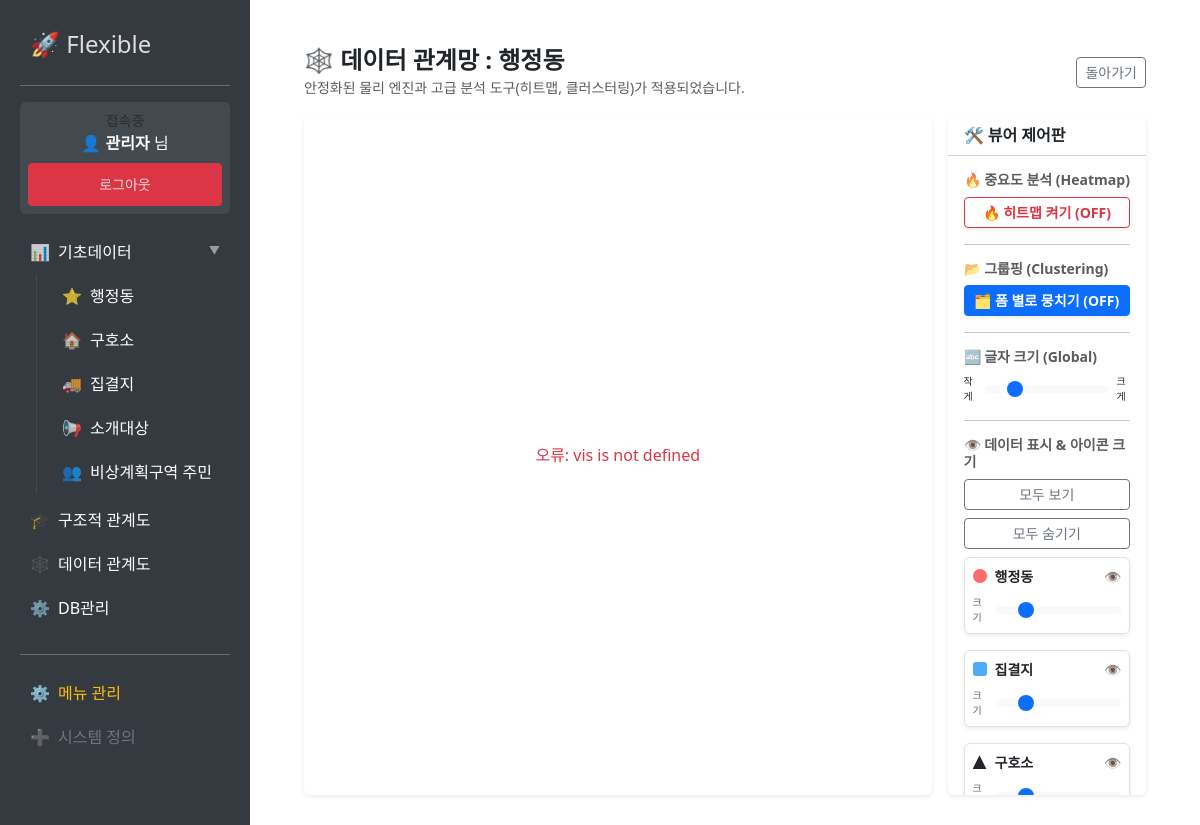
The app's page /list/network/1 (signed in) with its own data.
### tables this page shows
CREATE TABLE users (id TEXT PRIMARY KEY, password TEXT, name TEXT, is_admin INTEGER DEFAULT 0);

CREATE TABLE "menus" (
                id INTEGER PRIMARY KEY AUTOINCREMENT,
                title TEXT NOT NULL,
                type TEXT DEFAULT 'form',   -- 'form' | 'system'
                url TEXT,                   -- 링크 주소 (이제 이것만 씁니다!)
                icon TEXT,                  -- 아이콘
                parent_id INTEGER,
                sort_order INTEGER DEFAULT 99
            , allowed_users TEXT DEFAULT "");

CREATE TABLE "forms" (
                id INTEGER PRIMARY KEY AUTOINCREMENT,
                title TEXT NOT NULL,
                schema_json TEXT
            , view_type TEXT DEFAULT "list", page_limit INTEGER DEFAULT 10, access_create TEXT DEFAULT "", access_update TEXT DEFAULT "", access_delete TEXT DEFAULT "", category TEXT DEFAULT "general");

### app.py (the view)
@app.route('/list/network/<int:form_id>')
@login_required
def list_network(form_id):
    db = get_db()
    target_form = db.execute('SELECT * FROM forms WHERE id = ?', (form_id,)).fetchone()
    if not target_form: return "폼 없음", 404
    all_forms = db.execute('SELECT id, title, schema_json, category FROM forms').fetchall()
    form_map = {f['id']: {'title': f['title'], 'schema': safe_json_loads(f['schema_json']), 'category': f['category']} for f in all_forms}
    primary_rows = db.execute('SELECT id, form_id, data_json FROM entries WHERE form_id = ?', (form_id,)).fetchall()
    nodes, links = [], []
    added_node_ids = set()
    primary_ids = set()
    def get_summary(f_id, data_dict):
        if not data_dict: return ""
        schema = form_map[f_id]['schema']
        summary_lines = []
        count = 0
        for field in schema:
            key = field['key']
            if field['type'] == 'file': continue
            val = data_dict.get(key)
            if not val: continue
            display_val = val
            if field['type'] == 'relation':
                display_val = _resolve_relation_labels(db, val)
            summary_lines.append(f"<span class='text-muted small'>{field['label']}:</span> <strong>{display_val}</strong>")
            count += 1
            if count >= 4: break # 최대 4개 필드까지만 표시
        return "<br>".join(summary_lines)
    def add_node(entry_id, f_id, label, is_primary=False, data_dict=None):
        if entry_id not in added_node_ids:
            summary = get_summary(f_id, data_dict) if data_dict else ""
            nodes.append({
                "id": entry_id,
                "label": label,
                "group": f_id,
                "form_title": form_map[f_id]['title'],
                "is_primary": is_primary,
                "attributes": summary # [NEW] 팝업용 속성 정보
            })
            added_node_ids.add(entry_id)
    for row in primary_rows:
        d = safe_json_loads(row['data_json'])
        lbl = list(d.values())[0] if d else f"ID:{row['id']}"
        add_node(row['id'], form_id, lbl, is_primary=True, data_dict=d)
        primary_ids.add(row['id'])
    all_entries = db.execute('SELECT id, form_id, data_json FROM entries').fetchall()
    for row in all_entries:
        curr_id = row['id']
        curr_fid = row['form_id']
        curr_data = safe_json_loads(row['data_json'])
        curr_schema = form_map[curr_fid]['schema']
        if curr_id in primary_ids:
            for field in curr_schema:
                if field['type'] == 'relation' and field.get('target_id'):
                    val = curr_data.get(field['key'])
                    if val:
                        targets = val if isinstance(val, list) else [val]
                        for tid in targets:
                            try:
                                tid = int(tid)
                                t_row = db.execute('SELECT form_id, data_json FROM entries WHERE id = ?', (tid,)).fetchone()
                                if t_row:
                                    t_d = safe_json_loads(t_row['data_json'])
                                    t_lbl = list(t_d.values())[0] if t_d else str(tid)
                                    add_node(tid, t_row['form_id'], t_lbl, is_primary=False, data_dict=t_d) # [수정] data 전달
                                    links.append({"source": curr_id, "target": tid, "type": "out"})
                            except: pass
        else:
            for field in curr_schema:
                if field['type'] == 'relation' and str(field.get('target_id')) == str(form_id):
                    val = curr_data.get(field['key'])
                    if val:
                        targets = val if isinstance(val, list) else [val]
                        for tid in targets:
                            try:
                                tid = int(tid)
                                if tid in primary_ids:
                                    curr_lbl = list(curr_data.values())[0] if curr_data else str(curr_id)
                                    add_node(curr_id, curr_fid, curr_lbl, is_primary=False, data_dict=curr_data) # [수정] data 전달
                                    links.append({"source": curr_id, "target": tid, "type": "in"})
                            except: pass
    return render_template('list_network.html', nodes=nodes, links=links, current_form=target_form, forms=all_forms, form_map=form_map)

### app.py (called while the page is built)
def safe_json_loads(json_str):
    try:
        if not json_str: return {}
        return json.loads(json_str)
    except:
        return {}

def get_db():
    db = getattr(g, '_database', None)
    if db is None:
        db = g._database = sqlite3.connect(DB_NAME)
        db.row_factory = sqlite3.Row
    return db

@app.teardown_appcontext
def close_connection(exception):
    db = getattr(g, '_database', None)
    if db is not None:
        db.close()

@app.context_processor
def utility_processor():
    return dict(has_permission=has_permission)

@login_manager.user_loader
def load_user(user_id):
    db = get_db()
    user = db.execute('SELECT * FROM users WHERE id = ?', (user_id,)).fetchone()
    if not user: return None
    is_admin = user['is_admin'] if 'is_admin' in user.keys() else 0
    return User(id=user['id'], name=user['name'], password=user['password'], is_admin=is_admin)

def build_menu_tree(items):
    item_map = {item['id']: dict(item) for item in items}
    for item in item_map.values(): item['children'] = []
    tree = []
    for item in item_map.values():
        parent_id = item['parent_id']
        if parent_id and parent_id in item_map and parent_id != item['id']:
            item_map[parent_id]['children'].append(item)
        else:
            tree.append(item)
    tree.sort(key=lambda x: (x['sort_order'] if x['sort_order'] is not None else 9999, x['id']))
    return tree

def _resolve_relation_labels(db, val):
    if not val: return ""
    ids = val if isinstance(val, list) else [val]
    labels = []
    for entry_id in ids:
        try:
            if not str(entry_id).strip(): continue
            row = db.execute('SELECT data_json FROM entries WHERE id = ?', (entry_id,)).fetchone()
            if row:
                d = json.loads(row['data_json'])
                first_val = list(d.values())[0] if d else str(entry_id)
                labels.append(str(first_val))
            else:
                labels.append(str(entry_id)) # 데이터가 없으면 그냥 ID 표시
        except:
            labels.append(str(entry_id)) # 에러나면 ID 표시
    return ", ".join(labels)

### templates/list_network.html (shortened to what this page needs)
{% extends "layout.html" %}
{% block content %}
<div class="container-fluid px-4">
    <div class="d-flex justify-content-between align-items-center my-3">
        <div>
            <h4 class="fw-bold m-0">🕸️ 데이터 관계망 : {{ current_form.title }}</h4>
            <small class="text-muted">안정화된 물리 엔진과 고급 분석 도구(히트맵, 클러스터링)가 적용되었습니다.</small>
        </div>
        <a href="/list/{{ current_form.id }}" class="btn btn-outline-secondary btn-sm">돌아가기</a>
    </div>
    <div class="row g-3">
        <div class="col-lg-9">
            <div class="card shadow-sm border-0" style="height: 85vh; min-height: 600px;">
                <div class="card-body p-0 position-relative h-100">
                    <div id="loading-bar" class="position-absolute top-50 start-50 translate-middle text-center" style="z-index: 10;">
                    </div>
                    <div id="mynetwork" style="width: 100%; height: 100%;"></div>
                </div>
            </div>
        </div>
        <div class="col-lg-3">
            <div class="card shadow-sm border-0 h-100" style="max-height: 85vh; display: flex; flex-direction: column;">
                <div class="card-header bg-white fw-bold">
                    🛠️ 뷰어 제어판
                </div>
                <div class="card-body p-3 overflow-auto">
                    <h6 class="fw-bold small text-muted mb-2">🔥 중요도 분석 (Heatmap)</h6>
                    <div class="d-grid gap-2 mb-3">
                        <button id="heatmapBtn" class="btn btn-outline-danger btn-sm fw-bold shadow-sm" onclick="toggleHeatmap()">
                            🔥 히트맵 켜기 (OFF)
                        </button>
                    </div>
                    <hr class="my-3">
                    <h6 class="fw-bold small text-muted mb-2">📂 그룹핑 (Clustering)</h6>
                    <div class="d-grid gap-2 mb-3">
                        <button id="clusterBtn" class="btn btn-primary btn-sm fw-bold shadow-sm" onclick="toggleClustering()">
                            🗂️ 폼 별로 뭉치기 (OFF)
                        </button>
                    </div>
                    <hr class="my-3">
                    <h6 class="fw-bold small text-muted mb-2">🔤 글자 크기 (Global)</h6>
                    <div class="d-flex align-items-center gap-2 mb-3">
                        <span style="font-size:10px;">작게</span>
                        <input type="range" class="form-range" min="10" max="40" value="16"
                               oninput="changeFontSize(this.value)">
                        <span style="font-size:10px;">크게</span>
                    </div>
                    <hr class="my-3">
                    <h6 class="fw-bold small text-muted mb-2">👁️ 데이터 표시 & 아이콘 크기</h6>
                    <div class="d-grid gap-2 mb-2">
                        <button class="btn btn-sm btn-outline-secondary py-1" onclick="toggleAll(true)">모두 보기</button>
                        <button class="btn btn-sm btn-outline-secondary py-1" onclick="toggleAll(false)">모두 숨기기</button>
                    </div>
                    <div id="legend-container" class="vstack gap-2"></div>
                </div>
            </div>
        </div>
    </div>
</div>
{% endblock %}

### templates/layout.html (shortened to what this page needs)
<!DOCTYPE html>
<html lang="ko">
<head>
    <link href="https://cdn.jsdelivr.net/npm/bootstrap@5.3.0/dist/css/bootstrap.min.css" rel="stylesheet">
</head>
<body>
    <div class="sidebar">
        <h4><a href="/">🚀 Flexible</a></h4>
        <hr>
		{% if current_user.is_authenticated %}
			<div class="mb-3 p-2 bg-secondary bg-opacity-25 rounded text-center">
				<span class="d-block small text-muted">접속중</span>
				<strong>👤 {{ current_user.name }}</strong> 님
				<a href="/logout" class="btn btn-danger btn-sm w-100 mt-2">로그아웃</a>
			</div>
		{% else %}
			<div class="mb-3">
				<a href="/login" class="btn btn-primary w-100">🔐 로그인</a>
			</div>
		{% endif %}
        <ul class="nav nav-pills flex-column mb-auto">
			{% macro render_sidebar(items, level=0) %}
				{% for item in items %}
					<li class="nav-item">
						<a href="{{ item.url }}"
						   class="nav-link text-white d-flex align-items-center {{ 'active bg-primary' if request.path == item.url else '' }}"
						   style="padding-left: {{ 10 + (level * 15) }}px; transition: all 0.2s;">
							<span class="me-2 opacity-75">
								{% if item.icon %}
                                    {% if '.' in item.icon and item.icon.lower().endswith(('.png', '.jpg', '.jpeg', '.gif', '.svg', '.ico')) %}
									    <img src="{{ item.icon }}" width="16" height="16">
                                    {% else %}
                                        {{ item.icon }}
                                    {% endif %}
                                {% elif item.children %}📂
								{% elif item.type == 'system' %}🔗
								{% else %}📄{% endif %}
							</span>
							<span class="text-truncate">{{ item.title }}</span>
							{% if item.children %}
								<small class="ms-auto opacity-50" style="font-size: 0.7em;">▼</small>
							{% endif %}
						</a>
						{% if item.children %}
							<ul class="nav flex-column ms-3 border-start border-secondary border-opacity-25 mb-1" style="list-style: none; padding-left: 0;">
								{{ render_sidebar(item.children, level + 1) }}
							</ul>
						{% endif %}
					</li>
				{% endfor %}
			{% endmacro %}
			{{ render_sidebar(menu_tree) }}
		</ul>
		{% if current_user.is_admin %}
		<hr class="mt-4">
		<a href="/menus" class="text-warning d-flex align-items-center gap-2">
			<span>⚙️</span> 메뉴 관리
		</a>
		<a href="/create" class="text-secondary d-flex align-items-center gap-2">
			<span>➕</span> 시스템 정의
		</a>
		{% endif %}
	</div>
    <div class="content">
        {% block content %}{% endblock %}
    </div>
</body>
</html>

### templates/layout.html (style rules this page uses)
body { display: flex; min-height: 100vh; }
.sidebar { min-width: 250px; background: #343a40; color: white; padding: 20px; }
.sidebar a { color: #ddd; text-decoration: none; display: block; padding: 10px; }
.content { flex-grow: 1; padding: 30px; }

### records on screen
users: name "관리자"
menus: icon "📊", title "기초데이터"
menus: icon "⭐", title "행정동"
menus: icon "🏠", title "구호소"
menus: icon "🚚", title "집결지"
menus: icon "📢", title "소개대상"
menus: icon "👥", title "비상계획구역 주민"
menus: icon "🎓", title "구조적 관계도"
menus: icon "🕸️", title "데이터 관계도"
menus: icon "⚙️", title "DB관리"
forms: title "행정동"
